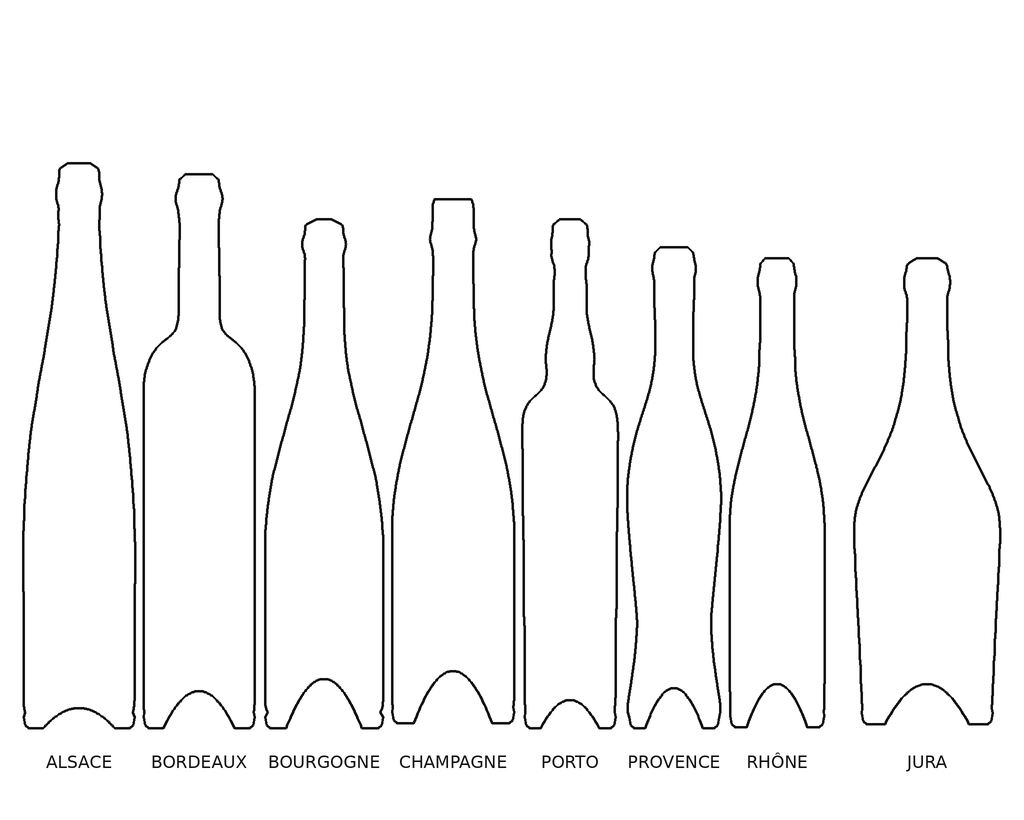
#> input picture tools/ref/bottles.png, 1024 x 820 px
$ python bottle_profile.py ref/bottles.png
#> lines starting #> are read from the running program, lines starting #| are printed output that depends on the picture
#!/usr/bin/env python3
"""
bottle_profile.py — génère un profil [rayon, hauteur] pour BOTTLE_PROFILES
(millesime-card.js) à partir d'une PHOTO de bouteille, 100 % automatiquement.

Principe : la bouteille est suppposée debout (goulot en haut), à peu près centrée,
sur un fond uni (studio) OU fournie en PNG détouré (canal alpha). Le script :
  1. segmente la bouteille (alpha si présent, sinon fond uni détecté aux 4 coins
     + seuil d'Otsu sur la distance couleur) ;
  2. relève, ligne par ligne, l'étendue gauche/droite de la silhouette en partant
     de l'axe (tolère les trous : reflets, étiquette) → demi-rayon r(y) ;
  3. lisse, met à l'échelle (hauteur ≈ 3.72, ratio préservé — convention du fichier) ;
  4. simplifie en ~N points caractéristiques (Ramer–Douglas–Peucker) → épaule,
     col et bague restent nets avec peu de points ;
  5. synthétise la piqûre (cul, invisible de face) et le centre du goulot ;
  6. imprime le tableau JS prêt à coller + écrit une image d'aperçu (contour
     reprojeté sur la photo) pour vérifier la précision.

Usage :
  python tools/bottle_profile.py photo.png --name alsace --points 18
  python tools/bottle_profile.py photo.jpg --flip          # si goulot en bas
  python tools/bottle_profile.py photo.png --out apercu.png

Dépendance : Pillow uniquement.
"""
import argparse, math, sys
from PIL import Image, ImageDraw

# ── Segmentation ────────────────────────────────────────────────────────────
def _otsu(hist):
    total = sum(hist)
    if total == 0:
        return 0
    sum_all = sum(i * h for i, h in enumerate(hist))
    wB = 0; sumB = 0.0; best = 0.0; thr = 0
    for i, h in enumerate(hist):
        wB += h
        if wB == 0:
            continue
        wF = total - wB
        if wF == 0:
            break
        sumB += i * h
        mB = sumB / wB
        mF = (sum_all - sumB) / wF
        var = wB * wF * (mB - mF) ** 2
        if var > best:
            best = var; thr = i
    return thr

def _foreground_mask(img):
    """Retourne (mask 2D bool [y][x], W, H). True = bouteille."""
    W, H = img.size
    # 1) Canal alpha exploitable ?
    if img.mode in ("RGBA", "LA"):
        a = img.getchannel("A").load()
        amin = min(img.getchannel("A").getdata())
        if amin < 200:  # vraie transparence → détourage déjà fait
            return [[a[x, y] > 128 for x in range(W)] for y in range(H)], W, H
    rgb = img.convert("RGB").load()
    # 2) Couleur de fond = médiane des 4 coins (patchs 10×10)
    def corner(cx, cy):
        cols = [rgb[min(W - 1, max(0, cx + dx)), min(H - 1, max(0, cy + dy))]
                for dx in range(10) for dy in range(10)]
        return tuple(sorted(c[k] for c in cols)[len(cols) // 2] for k in range(3))
    corners = [corner(0, 0), corner(W - 10, 0), corner(0, H - 10), corner(W - 10, H - 10)]
    bg = tuple(sorted(c[k] for c in corners)[len(corners) // 2] for k in range(3))
    # distance couleur au fond, histogramme → Otsu
    dist = [[0] * W for _ in range(H)]
    hist = [0] * 442
    for y in range(H):
        row = dist[y]
        for x in range(W):
            r, g, b = rgb[x, y]
            d = int(math.sqrt((r - bg[0]) ** 2 + (g - bg[1]) ** 2 + (b - bg[2]) ** 2))
            row[x] = d; hist[d] += 1
    thr = max(18, _otsu(hist))   # plancher anti-bruit
    return [[dist[y][x] > thr for x in range(W)] for y in range(H)], W, H

# ── Relevé du demi-rayon par ligne ──────────────────────────────────────────
# Pour chaque ligne, on prend le bord d'encre le plus à GAUCHE et le plus à DROITE
# = la silhouette extérieure. Marche aussi bien pour une silhouette pleine que pour
# un dessin au TRAIT (bouteille creuse) — c'est le cas des planches de référence.
def _row_minmax(row, W):
    left = -1
    for x in range(W):
        if row[x]:
            left = x; break
    if left < 0:
        return None
    right = left
    for x in range(W - 1, left - 1, -1):
        if row[x]:
            right = x; break
    return left, right

def _extract(mask, W, H):
    raw = []  # (y, left, right, fill)  — fill = taux d'encre entre les bords
    for y in range(H):
        ext = _row_minmax(mask[y], W)
        if ext and ext[1] - ext[0] >= 1:
            l, r = ext
            fill = sum(1 for x in range(l, r + 1) if mask[y][x]) / (r - l + 1)
            raw.append((y, l, r, fill))
    if len(raw) < 10:
        sys.exit("Erreur : silhouette non détectée (premier plan trop petit).")
    # Regroupe les lignes en BANDES verticales (trous tolérés) ; la bouteille est la
    # bande la plus haute → exclut le LABEL sous la bouteille et la ligne de sol.
    gap = max(6, H // 40)
    bands = [[raw[0]]]
    for prev, cur in zip(raw, raw[1:]):
        if cur[0] - prev[0] <= gap:
            bands[-1].append(cur)
        else:
            bands.append([cur])
    band = max(bands, key=len)
    rows = [(y, (r - l) / 2.0, (l + r) / 2.0, fill) for (y, l, r, fill) in band]
    if len(rows) < 10:
        sys.exit("Erreur : silhouette trop courte/instable.")
    axis = sorted(t[2] for t in rows)[len(rows) // 2]   # axe = médiane des centres

    # ── Trace de la PIQÛRE (cul) ──────────────────────────────────────────────
    # Par colonne, l'encre la plus BASSE dans la zone du fond = l'arche dessinée
    # (le dôme qui monte au centre). min/max ne la voit pas (elle est intérieure au
    # contour). On échantillonne quelques rayons de l'axe vers le talon.
    ys = [t[0] for t in rows]
    y_base = max(ys); bh = max(1, y_base - min(ys))
    rad_base = max((t[1] for t in rows if t[0] >= y_base - 3), default=0) or max(t[1] for t in rows)
    ax = int(round(axis)); scan_top = y_base - max(2, int(0.25 * bh))
    def _low(x):
        if x < 0 or x >= W:
            return None
        for y in range(y_base, scan_top - 1, -1):
            if mask[y][x]:
                return y
        return None
    punt = []
    for fr in (0.0, 0.34, 0.62, 0.84, 1.0):
        x = int(round(ax + fr * rad_base))
        cand = [c for c in (_low(x - 1), _low(x), _low(x + 1)) if c is not None]
        if cand:
            punt.append((fr * rad_base, sum(cand) / len(cand)))
    return rows, axis, (punt if len(punt) >= 4 else None)

# ── Lissage + simplification ────────────────────────────────────────────────
def _smooth(vals, win):
    if win < 2:
        return vals[:]
    n = len(vals); out = [0.0] * n
    for i in range(n):
        a = max(0, i - win); b = min(n, i + win + 1)
        out[i] = sum(vals[a:b]) / (b - a)
    return out

def _rdp(pts, eps):
    """Ramer–Douglas–Peucker sur une polyligne [(y,r), ...]."""
    if len(pts) < 3:
        return pts[:]
    y0, r0 = pts[0]; y1, r1 = pts[-1]
    dy, dr = y1 - y0, r1 - r0
    nrm = math.hypot(dy, dr) or 1.0
    dmax = idx = 0
    for i in range(1, len(pts) - 1):
        y, r = pts[i]
        d = abs(dr * (y - y0) - dy * (r - r0)) / nrm
        if d > dmax:
            dmax = d; idx = i
    if dmax > eps:
        left = _rdp(pts[:idx + 1], eps)
        right = _rdp(pts[idx:], eps)
        return left[:-1] + right
    return [pts[0], pts[-1]]

def _simplify_to(pts, target):
    """Ajuste epsilon (dichotomie) pour viser ~target points."""
    rmax = max(r for _, r in pts) or 1.0
    lo, hi = rmax * 0.0008, rmax * 0.25
    best = pts
    for _ in range(28):
        mid = (lo + hi) / 2
        s = _rdp(pts, mid)
        if len(s) > target:
            lo = mid
        else:
            hi = mid; best = s
        if abs(len(s) - target) <= 1:
            best = s; break
    return best

# ── Assemblage du profil au format BOTTLE_PROFILES ──────────────────────────
def build_profile(rows, axis, target_pts, scale_h=3.72, punt=None, graft=False):
    rows.sort(key=lambda t: t[0])              # haut→bas en y_image (haut = goulot)
    # Rogne la COIFFE/capsule (région PLEINE en haut) si présente (cf. _extract).
    lim = max(1, len(rows) // 5)
    i0 = 0
    while i0 < lim and len(rows[i0]) > 3 and rows[i0][3] > 0.6:
        i0 += 1
    rows = rows[i0:]
    y_top_px, y_bot_px = rows[0][0], rows[-1][0]
    s = scale_h / ((y_bot_px - y_top_px) or 1)  # échelle unique (ratio préservé)
    radii = _smooth([t[1] for t in rows], max(1, len(rows) // 90))
    prof = [((y_bot_px - t[0]) * s, r * s) for t, r in zip(rows, radii)]  # (y,r)
    prof.reverse()                              # bas → haut
    rmax = max(r for _, r in prof)

    # ── Cul (piqûre) : tracé réel si dispo, sinon gabarit synthétique ─────────
    # La trace `punt` (r_px, y_image) va de l'apex (centre, r=0) au talon (r=rad).
    # Le talon = encre la plus basse → repère du bas (y=0).
    if punt:
        foot_yimg = max(yi for _, yi in punt)
        foot_yp = (y_bot_px - foot_yimg) * s
        cap = [(r * s, (foot_yimg - yi) * s) for (r, yi) in sorted(punt)]  # (r,y) apex→talon
    else:
        foot_yp = 0.0
        cap = [(0.0, 0.27), (rmax * 0.43, 0.10), (rmax * 0.74, 0.045)]

    # Corps = points STRICTEMENT au-dessus du talon (la base est couverte par le cul,
    # qui fournit le vrai contour ; éviter le doublon min/max → zigzag). Rebasé talon→0.
    body = [(yp - foot_yp, r) for (yp, r) in prof if yp - foot_yp > 0.04 * scale_h]
    if len(body) < 3:
        body = [(0.0, rmax), (scale_h, rmax * 0.3)]
    simp = _simplify_to(body, max(5, target_pts - 4))
    rmax = max(r for _, r in simp)
    ymax = simp[-1][0]

    # ── Col propre greffé (OPTIONNEL, --graft) — seulement si coiffe dessinée ──
    if graft:
        neck_det = min((r for y, r in simp if y > 0.62 * ymax), default=0.28 * rmax)
        neck_r = max(0.20 * rmax, min(0.34 * rmax, neck_det))
        kbase = 0
        for i, (y, r) in enumerate(simp):
            if r >= 0.50 * rmax:
                kbase = i
        y_nb = simp[kbase][0]
        Ln = max(1e-3, ymax - y_nb)
        NECK_TPL = [(0.14, 1.04), (0.24, 1.00), (0.90, 1.00),
                    (0.945, 1.16), (0.985, 1.16), (1.00, 0.95)]
        simp = simp[:kbase + 1] + [(y_nb + f * Ln, neck_r * k) for f, k in NECK_TPL]
        ymax = simp[-1][0]

    # ── Assemblage bas→haut : cul (apex→talon) + corps + centre du goulot ─────
    pts = [(round(r, 3), round(y, 2)) for r, y in cap]
    for y, r in simp:
        pts.append((round(r, 3), round(y, 2)))
    pts.append((0.0, round(ymax, 2)))
    out = []
    for r, y in pts:
        if out and abs(out[-1][1] - y) < 0.012 and abs(out[-1][0] - r) < 0.004:
            continue
        out.append((r, y))
    # Hauteur conventionnelle : rescale à scale_h (rayon ET hauteur ×f → aspect préservé)
    ymx = max(y for _, y in out) or 1.0
    f = scale_h / ymx
    out = [(round(r * f, 3), round(y * f, 2)) for r, y in out]
    foot_ref = (max(yi for _, yi in punt) if punt else y_bot_px)
    return out, s * f, axis, foot_ref          # échelle/repère pour l'aperçu

# ── Aperçu ──────────────────────────────────────────────────────────────────
def save_preview(img, profile, s, axis, y_bot_px, path):
    im = img.convert("RGB").copy()
    # assombrir pour faire ressortir le tracé
    im = Image.blend(im, Image.new("RGB", im.size, (0, 0, 0)), 0.45)
    d = ImageDraw.Draw(im)
    def to_px(r, y):
        return (axis + r / s, y_bot_px - y / s)
    left = [to_px(-r, y) for r, y in profile]
    right = [to_px(r, y) for r, y in profile]
    poly = left + right[::-1]
    d.line(poly + [poly[0]], fill=(255, 60, 60), width=2)
    for r, y in profile:
        x, yy = to_px(r, y)
        d.ellipse([x - 3, yy - 3, x + 3, yy + 3], fill=(80, 200, 255))
        x2, yy2 = to_px(-r, y)
        d.ellipse([x2 - 3, yy2 - 3, x2 + 3, yy2 + 3], fill=(80, 200, 255))
    d.line([(axis, 0), (axis, im.size[1])], fill=(120, 120, 120), width=1)
    im.save(path)

# ── Format de sortie JS ─────────────────────────────────────────────────────
def to_js(name, profile):
    chunks = []
    line = "    "
    for i, (r, y) in enumerate(profile):
        line += f"[{r:g}, {y:.2f}], "        # rayon compact, hauteur sur 2 décimales
        if (i + 1) % 6 == 0:
            chunks.append(line.rstrip()); line = "    "
    if line.strip():
        chunks.append(line.rstrip())
    body = "\n".join(chunks)
    return f"  {name}: [\n{body}\n  ],"

def main():
    ap = argparse.ArgumentParser(description="Génère un profil BOTTLE_PROFILES depuis une photo.")
    ap.add_argument("image")
    ap.add_argument("--name", default="custom", help="clé du profil (ex. alsace)")
    ap.add_argument("--points", type=int, default=18, help="nb de points visé (def. 18)")
    ap.add_argument("--flip", action="store_true", help="photo goulot en bas")
    ap.add_argument("--graft", action="store_true", help="régénère un col canonique (si coiffe dessinée)")
    ap.add_argument("--out", default=None, help="chemin de l'aperçu PNG (def. <image>.profile.png)")
    a = ap.parse_args()

    img = Image.open(a.image)
#> img is the input picture: PIL image 1024x820 RGB; min 0, max 255, mean 247.2
    if a.flip:
        img = img.transpose(Image.ROTATE_180)
    mask, W, H = _foreground_mask(img)
#> in corner, `cols = [rgb[min(W - 1, max(0, cx + dx)), min(H - 1, max(0, cy + dy))] ..`: cols = 100 items, first 6: (255, 255, 255), (255, 255, 255), (255, 255, 255), (255, 255, 255), (255, 255, 255), (255, 255, 255)
#> in _foreground_mask, `corners = [corner(0, 0), corner(W - 10, 0), corner(0, H - 10), corner(..`: corners = [(255, 255, 255), (255, 255, 255), (255, 255, 255), (255, 255, 255)]
#> in _foreground_mask, `bg = tuple(sorted(c[k] for c in corners)[len(corners) // 2] for k in r..`: bg = (255, 255, 255)
#> after the loop in _foreground_mask, `for y in range(H):`: hist = 442 values, max 773726 at index 0, min 0 at index 2, mean 1899.7
#> in _otsu, `total = sum(hist)`: total = 839680
#> in _otsu, `sum_all = sum(i * h for i, h in enumerate(hist))`: sum_all = 11275374
#> the loop in _otsu, `for i, h in enumerate(hist):` made 442 passes
#> (h, wB, wF, sumB, mB, mF, best) on passes 1, 2, 4, 6, 7, 9, 11, 13, 14, 16, 18, 20: (773726, 773726, 65954, 0, 0, 171, 1.49e+15), (10790, 784516, 55164, 10790, 0.0138, 204.2, 1.8e+15), (1965, 786481, 53199, 16685, 0.0212, 211.6, 1.87e+15), (1356, 787837, 51843, 23465, 0.0298, 217, 1.92e+15), (8495, 796332, 43348, 74435, 0.0935, 258.4, 2.3e+15), (808, 797140, 42540, 80899, 0.101, 263.2, 2.35e+15), (165, 797305, 42375, 82549, 0.104, 264.1, 2.36e+15), (476, 797781, 41899, 88261, 0.111, 267, 2.38e+15), (430, 798211, 41469, 93851, 0.118, 269.6, 2.4e+15), (134, 798345, 41335, 95861, 0.12, 270.5, 2.41e+15), (86, 798431, 41249, 97323, 0.122, 271, 2.42e+15), (551, 798982, 40698, 107792, 0.135, 274.4, 2.45e+15)
#> (wB, wF, sumB, mB, mF, best) on passes 61, 63, 65, 66, 68, 70: (806307, 33373, 285660, 0.354, 329.3, 2.91e+15), (806318, 33362, 286342, 0.355, 329.4, 2.91e+15), (806333, 33347, 287302, 0.356, 329.5, 2.91e+15), (806345, 33335, 288082, 0.357, 329.6, 2.91e+15), (806352, 33328, 288551, 0.358, 329.7, 2.91e+15), (806365, 33315, 289448, 0.359, 329.8, 2.91e+15)
    rows, axis, punt = _extract(mask, W, H)
#> the loop in _extract, `for prev, cur in zip(raw, raw[1:]):` made 585 passes
#> (prev, cur) on passes 1 to 3: ((162, 67, 90, 1), (163, 65, 92, 1)), ((163, 65, 92, 1), (164, 64, 93, 1)), ((164, 64, 93, 1), (165, 62, 95, 0.294))
    profile, s, axis, y_bot_px = build_profile(rows, axis, a.points, punt=punt, graft=a.graft)
#> the loop in build_profile, `while i0 < lim and len(rows[i0]) > 3 and rows[i0][3] > 0.6:` made 3 passes
#> the loop in build_profile, `for y, r in simp:` made 15 passes
#> (y, r) on passes 1 to 12: (0.152, 3.2), (1.4, 3.22), (1.58, 3.19), (2.2, 3.03), (2.61, 2.97), (2.97, 2.96), (3.07, 2.93), (3.16, 2.04), (3.23, 1.76), (3.33, 1.74), (3.42, 1.38), (3.46, 1.38)
#> the loop in build_profile, `for r, y in pts:` made 20 passes
#> (r, y) on passes 1 to 12: (0, 0.03), (0.893, 0), (1.63, 0.04), (2.62, 0.18), (3.2, 0.15), (3.22, 1.4), (3.19, 1.58), (3.03, 2.2), (2.98, 2.61), (2.96, 2.97), (2.93, 3.07), (2.04, 3.16)

    print(to_js(a.name, profile))
#> the loop in to_js, `for i, (r, y) in enumerate(profile):` made 20 passes
#|   custom: [
#|     [0, 0.03], [0.893, 0.00], [1.628, 0.04], [2.625, 0.18], [3.199, 0.15], [3.222, 1.40],
#|     [3.19, 1.58], [3.028, 2.20], [2.975, 2.61], [2.957, 2.97], [2.934, 3.07], [2.044, 3.16],
#|     [1.755, 3.23], [1.743, 3.33], [1.375, 3.42], [1.375, 3.46], [0.548, 3.55], [0.528, 3.63],
#|     [0.127, 3.72], [0, 3.72],
#|   ],
    print(f"\n# {len(profile)} points | rayon max {max(r for r,_ in profile):.3f} "
          f"| hauteur {max(y for _,y in profile):.2f}", file=sys.stderr)

    out = a.out or (a.image.rsplit(".", 1)[0] + ".profile.png")
    save_preview(img, profile, s, axis, y_bot_px, out)
#> in save_preview, `im = Image.blend(im, Image.new("RGB", im.size, (0, 0, 0)), 0.45)`:
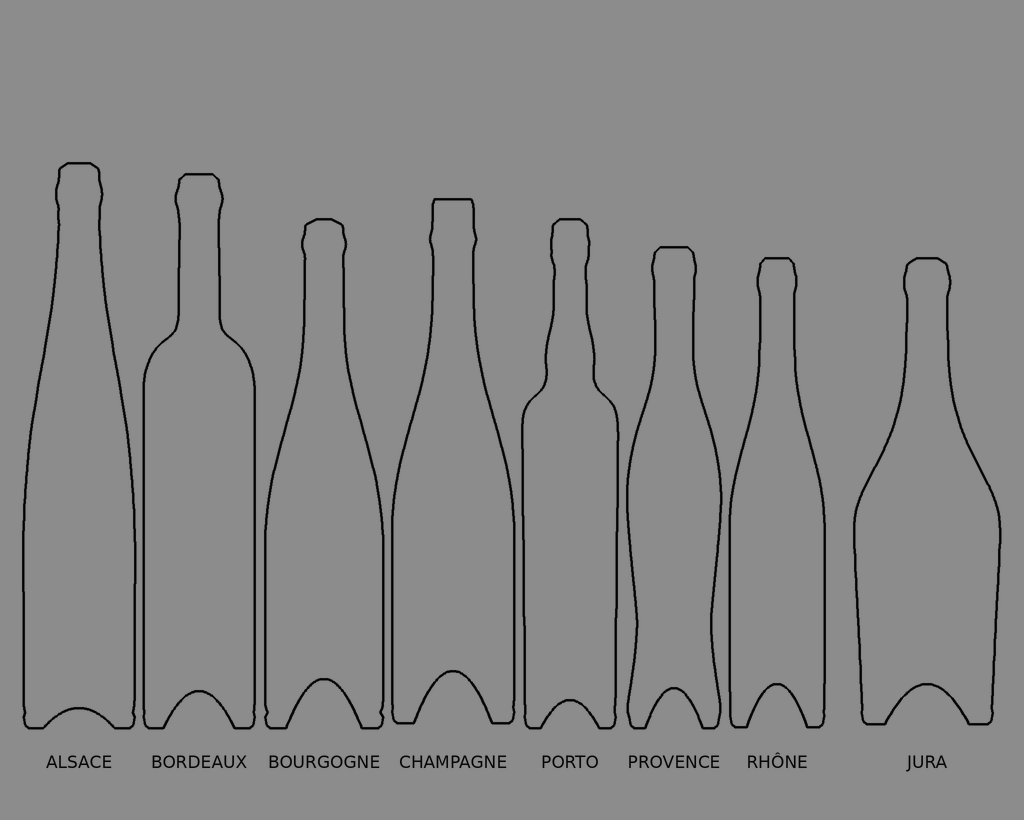
#> im: PIL image 1024x820 RGB; min 0, max 140, mean 135.7
#> the loop in save_preview, `for r, y in profile:` made 20 passes
#> in save_preview, `im.save(path)`:
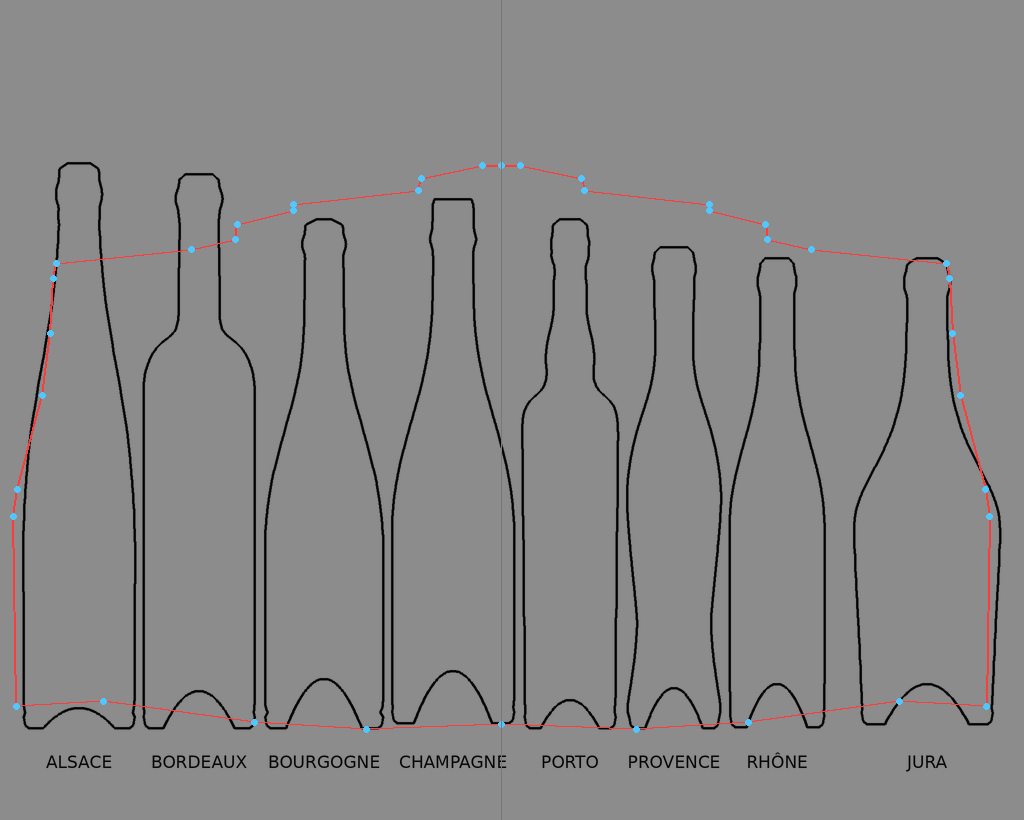
#> saved as bottles.profile.png: PIL image 1024x820 RGB; mean R, G, B 136.1, 135.5, 135.6
    print(f"# aperçu → {out}", file=sys.stderr)

if __name__ == "__main__":
    main()
